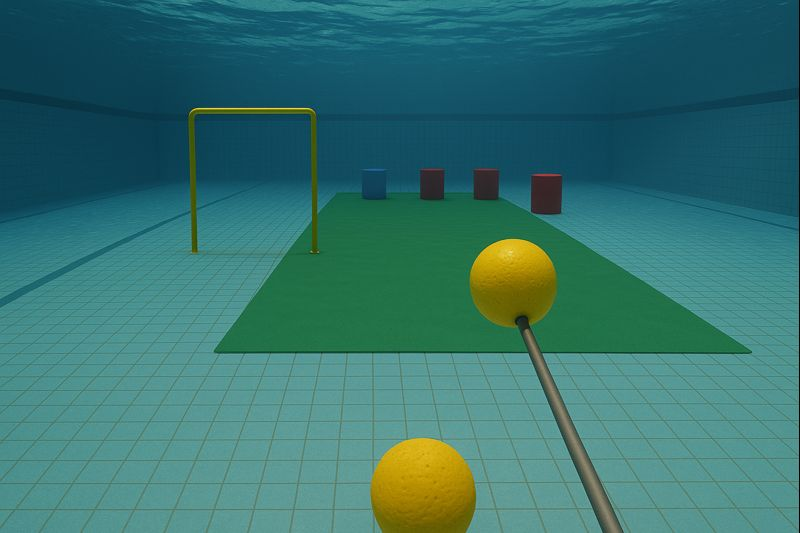
#> input picture Input/arena.png, 800 x 533 px
$ python -i pre_processing.py   (imports and definitions only)
#> lines starting #> are read from the running program, lines starting #| are printed output that depends on the picture; after the words box and inside, x2 and y2 are one past the last pixel; in counts of white or black regions, pixels touching at a corner belong together
#> further down, picture is the input picture: shape (533, 800, 3); mean B, G, R 110.5, 114.8, 53.3
import cv2

d = 3
sigma = 60

def getContouredImage(frame):
    image = frame.copy()
    h_i, w_i = image.shape[:2]
#> h_i = 533; w_i = 800
    gray = cv2.cvtColor(image, cv2.COLOR_BGR2GRAY)
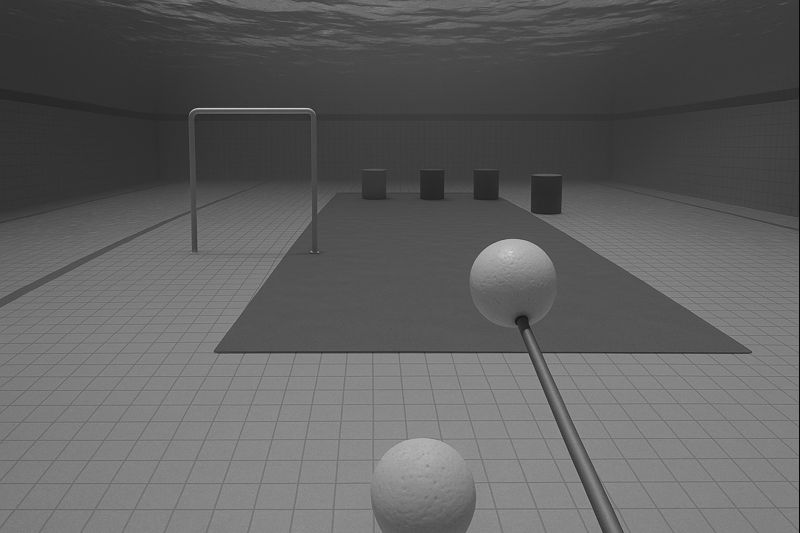
#> gray: shape (533, 800); min 6, max 213, mean 95.9
    blur = blur_bilateral(gray)
    thresh = canny(blur)
#> in canny, `return cv2.Canny(image, 60, 120)`:
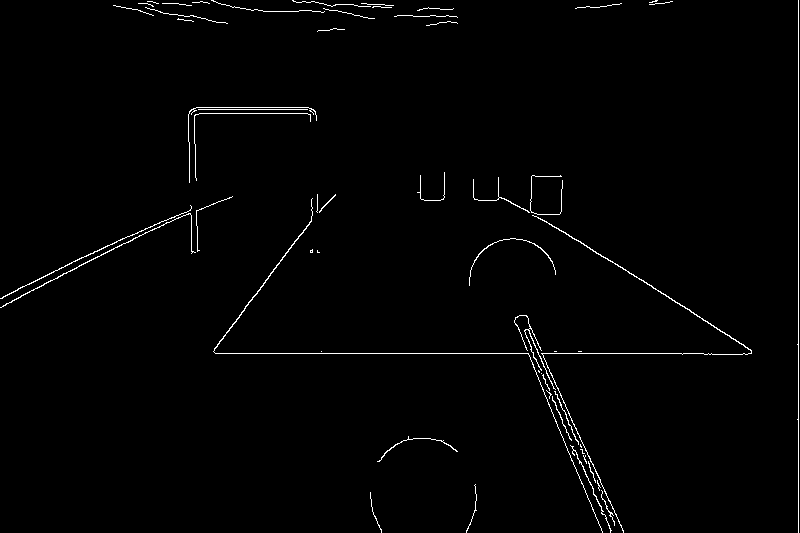
#> returned value: shape (533, 800); 1.3% white in thin lines or dots

    contours, _ = cv2.findContours(thresh, cv2.RETR_TREE, cv2.CHAIN_APPROX_SIMPLE)
#> contours = 57 contours, 49 with area under 20; largest, box (x1, y1, x2, y2) and area: (532, 215, 752, 533) 161, (213, 198, 603, 533) 104, (0, 213, 196, 308) 69, (0, 205, 192, 299) 60, (514, 315, 556, 390) 44, (469, 238, 556, 286) 33, (570, 445, 612, 533) 32, (377, 436, 458, 462) 26

    # cv2.drawContours(image, contours, -1, (0, 0, 255), 2)

    for cnt in contours:

        peri = cv2.arcLength(cnt, True)
        approx = cv2.approxPolyDP(cnt, 0.02 * peri, True)

        x, y, w, h = cv2.boundingRect(approx)
        # cv2.rectangle(image, (x, y), (x+w, y+h), (255, 72, 72), 4)

        # Shape classification
        sides = len(approx)
        area = cv2.contourArea(cnt)

        if sides == 4 and area >= (h_i*w_i)*0.05:
            shape = "Gate"
            cv2.rectangle(image, (x, y), (x+w, y+h), (0, 255, 0), 2)
            cv2.putText(image, shape, (x, y - 10),
                        cv2.FONT_HERSHEY_SIMPLEX, 1, (0, 0, 255), 2)
#> this loop made 57 passes
#> (peri, x, y, w, h, sides, area) on passes 10, 20, 24, 25, 28: (200.4, 377, 436, 81, 26, 7, 26.5), (432.9, 514, 316, 42, 74, 8, 43.5), (279.4, 469, 239, 87, 47, 8, 33), (1406.9, 532, 215, 220, 318, 6, 161), (1441.7, 213, 198, 390, 335, 6, 103.5)
#> (peri, approx, x, y, w, h, sides, area) on passes 8, 26, 27: (231.3, [[570, 445], [610, 532]], 570, 445, 41, 88, 2, 32), (546, [[191, 215], [195, 252], [188, 213], [0, 307]], 0, 213, 196, 95, 4, 69), (464, [[191, 206], [0, 298]], 0, 206, 192, 93, 2, 60.5)

    return image

def canny(image):
    return cv2.Canny(image, 60, 120)

def blur_bilateral(image):
    return cv2.bilateralFilter(image, d, sigma, sigma)

def preprocess(image):
    image = blur_bilateral(image)
    image = canny(image)

    return image

>>> import cv2
>>> picture = cv2.imread('Input/arena.png')
>>> result = getContouredImage(picture)
